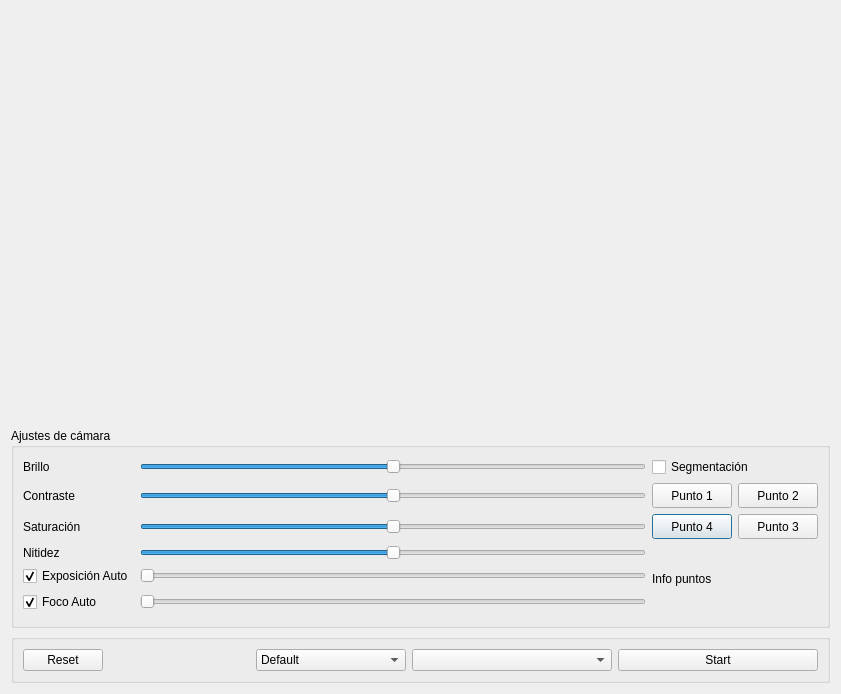
<?xml version="1.0" encoding="UTF-8"?>
<ui version="4.0">
 <class>VideoProcessingDialog</class>
 <widget class="QDialog" name="VideoProcessingDialog">
  <property name="geometry">
   <rect>
    <x>0</x>
    <y>0</y>
    <width>841</width>
    <height>694</height>
   </rect>
  </property>
  <property name="windowTitle">
   <string>Video Processing Dialog</string>
  </property>
  <layout class="QGridLayout" name="gridLayout_2">
   <item row="0" column="0">
    <layout class="QVBoxLayout" name="verticalLayout">
     <item>
      <widget class="ClickableLabel" name="videoLabel">
       <property name="text">
        <string/>
       </property>
       <property name="alignment">
        <set>Qt::AlignmentFlag::AlignCenter</set>
       </property>
      </widget>
     </item>
     <item>
      <widget class="QGroupBox" name="groupBox">
       <property name="maximumSize">
        <size>
         <width>16777215</width>
         <height>200</height>
        </size>
       </property>
       <property name="title">
        <string>Ajustes de cámara</string>
       </property>
       <layout class="QGridLayout" name="gridLayout">
        <item row="3" column="1">
         <widget class="QSlider" name="horizontalSliderSaturacion">
          <property name="maximum">
           <number>100</number>
          </property>
          <property name="value">
           <number>50</number>
          </property>
          <property name="orientation">
           <enum>Qt::Orientation::Horizontal</enum>
          </property>
         </widget>
        </item>
        <item row="5" column="0">
         <widget class="QCheckBox" name="checkBoxExposicionAuto">
          <property name="text">
           <string>Exposición Auto</string>
          </property>
          <property name="checked">
           <bool>true</bool>
          </property>
          <property name="tristate">
           <bool>false</bool>
          </property>
         </widget>
        </item>
        <item row="2" column="1">
         <widget class="QSlider" name="horizontalSliderContraste">
          <property name="maximum">
           <number>100</number>
          </property>
          <property name="value">
           <number>50</number>
          </property>
          <property name="orientation">
           <enum>Qt::Orientation::Horizontal</enum>
          </property>
         </widget>
        </item>
        <item row="3" column="2" colspan="2">
         <widget class="QPushButton" name="ButtonpointBL">
          <property name="minimumSize">
           <size>
            <width>0</width>
            <height>25</height>
           </size>
          </property>
          <property name="text">
           <string>Punto 4</string>
          </property>
          <property name="checkable">
           <bool>true</bool>
          </property>
          <attribute name="buttonGroup">
           <string notr="true">buttonGroup</string>
          </attribute>
         </widget>
        </item>
        <item row="4" column="0">
         <widget class="QLabel" name="labelNitidez">
          <property name="text">
           <string>Nitidez</string>
          </property>
         </widget>
        </item>
        <item row="2" column="2" colspan="2">
         <widget class="QPushButton" name="ButtonpointTL">
          <property name="minimumSize">
           <size>
            <width>0</width>
            <height>25</height>
           </size>
          </property>
          <property name="text">
           <string>Punto 1</string>
          </property>
          <property name="checkable">
           <bool>true</bool>
          </property>
          <attribute name="buttonGroup">
           <string notr="true">buttonGroup</string>
          </attribute>
         </widget>
        </item>
        <item row="0" column="2" colspan="3">
         <widget class="QCheckBox" name="checkBoxSegmentacion">
          <property name="text">
           <string>Segmentación</string>
          </property>
          <property name="checked">
           <bool>false</bool>
          </property>
         </widget>
        </item>
        <item row="0" column="0">
         <widget class="QLabel" name="labelBrillo">
          <property name="text">
           <string>Brillo</string>
          </property>
         </widget>
        </item>
        <item row="4" column="1">
         <widget class="QSlider" name="horizontalSliderNitidez">
          <property name="maximum">
           <number>100</number>
          </property>
          <property name="value">
           <number>50</number>
          </property>
          <property name="orientation">
           <enum>Qt::Orientation::Horizontal</enum>
          </property>
         </widget>
        </item>
        <item row="2" column="0">
         <widget class="QLabel" name="labelContraste">
          <property name="text">
           <string>Contraste</string>
          </property>
         </widget>
        </item>
        <item row="3" column="0">
         <widget class="QLabel" name="labelSaturacion">
          <property name="text">
           <string>Saturación</string>
          </property>
         </widget>
        </item>
        <item row="3" column="4">
         <widget class="QPushButton" name="ButtonpointBR">
          <property name="minimumSize">
           <size>
            <width>0</width>
            <height>25</height>
           </size>
          </property>
          <property name="text">
           <string>Punto 3</string>
          </property>
          <property name="checkable">
           <bool>true</bool>
          </property>
          <attribute name="buttonGroup">
           <string notr="true">buttonGroup</string>
          </attribute>
         </widget>
        </item>
        <item row="6" column="0">
         <widget class="QCheckBox" name="checkBoxFocoAuto">
          <property name="text">
           <string>Foco Auto</string>
          </property>
          <property name="checked">
           <bool>true</bool>
          </property>
         </widget>
        </item>
        <item row="6" column="1">
         <widget class="QSlider" name="horizontalSliderFoco">
          <property name="maximum">
           <number>100</number>
          </property>
          <property name="orientation">
           <enum>Qt::Orientation::Horizontal</enum>
          </property>
         </widget>
        </item>
        <item row="4" column="2" rowspan="3" colspan="3">
         <widget class="QLabel" name="labelCurrentPoint">
          <property name="text">
           <string>Info puntos</string>
          </property>
         </widget>
        </item>
        <item row="0" column="1">
         <widget class="QSlider" name="horizontalSliderBrillo">
          <property name="maximum">
           <number>100</number>
          </property>
          <property name="value">
           <number>50</number>
          </property>
          <property name="orientation">
           <enum>Qt::Orientation::Horizontal</enum>
          </property>
         </widget>
        </item>
        <item row="2" column="4">
         <widget class="QPushButton" name="ButtonpointTR">
          <property name="minimumSize">
           <size>
            <width>0</width>
            <height>25</height>
           </size>
          </property>
          <property name="text">
           <string>Punto 2</string>
          </property>
          <property name="checkable">
           <bool>true</bool>
          </property>
          <attribute name="buttonGroup">
           <string notr="true">buttonGroup</string>
          </attribute>
         </widget>
        </item>
        <item row="5" column="1">
         <widget class="QSlider" name="horizontalSliderExposicion">
          <property name="maximum">
           <number>100</number>
          </property>
          <property name="value">
           <number>0</number>
          </property>
          <property name="orientation">
           <enum>Qt::Orientation::Horizontal</enum>
          </property>
         </widget>
        </item>
       </layout>
      </widget>
     </item>
     <item>
      <widget class="QGroupBox" name="botones">
       <property name="maximumSize">
        <size>
         <width>16777214</width>
         <height>50</height>
        </size>
       </property>
       <property name="checkable">
        <bool>false</bool>
       </property>
       <layout class="QHBoxLayout" name="horizontalLayout">
        <property name="sizeConstraint">
         <enum>QLayout::SizeConstraint::SetMaximumSize</enum>
        </property>
        <item>
         <widget class="QPushButton" name="resetButton">
          <property name="text">
           <string>Reset</string>
          </property>
         </widget>
        </item>
        <item>
         <spacer name="horizontalSpacer">
          <property name="orientation">
           <enum>Qt::Orientation::Horizontal</enum>
          </property>
          <property name="sizeHint" stdset="0">
           <size>
            <width>40</width>
            <height>20</height>
           </size>
          </property>
         </spacer>
        </item>
        <item>
         <widget class="QComboBox" name="comboBoxResolution">
          <property name="minimumSize">
           <size>
            <width>150</width>
            <height>0</height>
           </size>
          </property>
          <item>
           <property name="text">
            <string>Default</string>
           </property>
          </item>
          <item>
           <property name="text">
            <string>1920x1080</string>
           </property>
          </item>
          <item>
           <property name="text">
            <string>1280x720</string>
           </property>
          </item>
          <item>
           <property name="text">
            <string>640x360</string>
           </property>
          </item>
          <item>
           <property name="text">
            <string>432x240</string>
           </property>
          </item>
         </widget>
        </item>
        <item>
         <widget class="QComboBox" name="comboBoxCameras">
          <property name="minimumSize">
           <size>
            <width>200</width>
            <height>0</height>
           </size>
          </property>
         </widget>
        </item>
        <item>
         <widget class="QPushButton" name="startButton">
          <property name="minimumSize">
           <size>
            <width>200</width>
            <height>0</height>
           </size>
          </property>
          <property name="autoFillBackground">
           <bool>true</bool>
          </property>
          <property name="text">
           <string>Start</string>
          </property>
          <property name="checkable">
           <bool>true</bool>
          </property>
         </widget>
        </item>
       </layout>
      </widget>
     </item>
    </layout>
   </item>
  </layout>
 </widget>
 <customwidgets>
  <customwidget>
   <class>ClickableLabel</class>
   <extends>QLabel</extends>
   <header>clickablelabel.h</header>
  </customwidget>
 </customwidgets>
 <resources/>
 <connections/>
 <buttongroups>
  <buttongroup name="buttonGroup"/>
 </buttongroups>
</ui>
